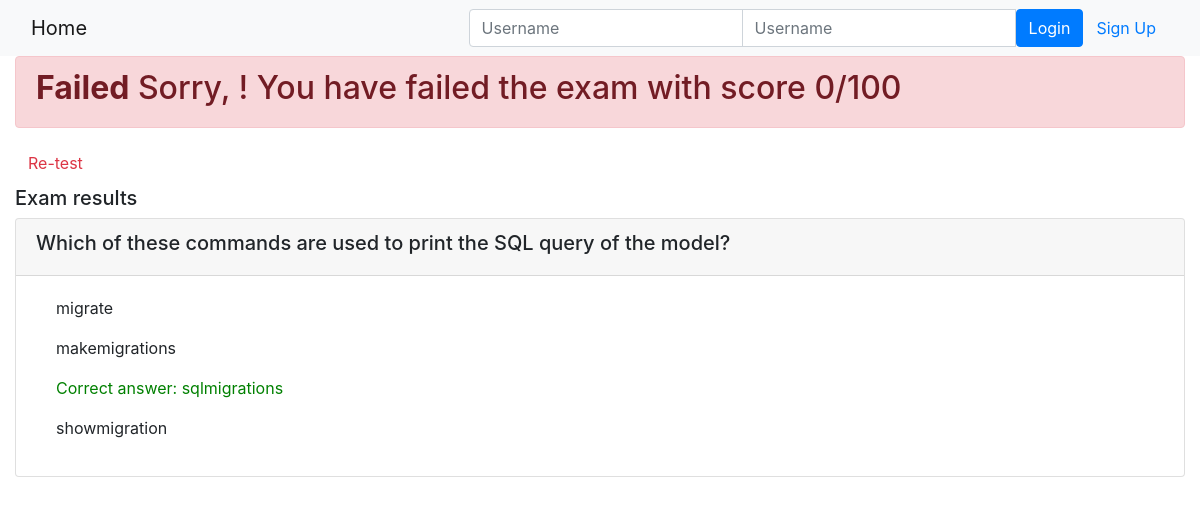
Page /onlinecourse/course/1/submission/1/result/ on the committed database.
### onlinecourse/models.py (models this page shows)
class Question(models.Model):
    course = models.ManyToManyField(Course)
    lesson = models.ForeignKey(Lesson, on_delete=models.CASCADE)
    question_text = models.CharField(max_length=1000)
    grade = models.FloatField()
    def is_get_score(self, selected_ids):
        all_answers = self.choice_set.filter(is_correct=True).count()
        selected_correct = self.choice_set.filter(is_correct=True, id__in=selected_ids).count()
        if all_answers == selected_correct:
            return True
        else:
            return False

class Choice(models.Model):
    question_id = models.ForeignKey(Question, on_delete=models.CASCADE, default=0)
    choice_text = models.CharField(max_length=1000)
    is_correct = models.BooleanField()

### onlinecourse/views.py (the view)
# urls.py: path('course/<int:course_id>/submission/<int:submission_id>/result/', views.show_exam_result,
def show_exam_result(request, course_id, submission_id):
    context = {}
    context['submission'] = []
    all_points = 0
    score = 0
    course = Course.objects.get(pk=course_id)
    submission = Submission.objects.get(pk=submission_id)
    questions = Question.objects.filter(course=course)
    for each in questions:
        all_points += each.grade
        if each.is_get_score(submission.choices.all()):
            score += each.grade
    context['grade'] = int(score / all_points * 100)
    context['course'] = course
    return render(request, 'onlinecourse/exam_result_bootstrap.html', context)

### onlinecourse/templates/onlinecourse/exam_result_bootstrap.html (shortened to what this page needs)
<!DOCTYPE html>
<html lang="en">
<head>
    {% load static %}
    <link rel="stylesheet" href="https://maxcdn.bootstrapcdn.com/bootstrap/4.5.2/css/bootstrap.min.css">
</head>
<body>
<nav class="navbar navbar-light bg-light">
    <div class="container-fluid">
        <div class="navbar-header">
            <a class="navbar-brand" href="{% url 'onlinecourse:index' %}">Home</a>
        </div>
        <ul class="nav navbar-nav navbar-right">
            {% if user.is_authenticated %}
            <li>
                <a class="btn btn-link" href="#">{{ user.first_name }}({{ user.username }})</a>
                <a class="btn btn-link" href="{% url 'onlinecourse:logout' %}">Logout</a>
            </li>
            {% else %}
            <li>
                <form class="form-inline" action="{% url 'onlinecourse:login' %}" method="post">
                    <div class="input-group">
                        <input type="text" class="form-control" placeholder="Username" name="username">
                        <input type="password" class="form-control" placeholder="Username" name="psw">
                        <button class="btn btn-primary" type="submit">Login</button>
                        <a class="btn btn-link" href="{% url 'onlinecourse:registration' %}">Sign Up</a>
                    </div>
                </form>
            </li>
            {% endif %}
        </ul>
    </div>
</nav>
<div class="container-fluid">
    {% if grade > 80 %}
    <div class="alert alert-success">
        <h2><b>Congratulations, {{user.username}}!</b> You have passed the exam with score {{grade}}/100</h2>
    </div>
    {% else %}
    <div class="alert alert-danger">
        <h2><b>Failed</b> Sorry, {{user.username}}! You have failed the exam with score {{grade}}/100</h2>
    </div>
    <a class="btn btn-link text-danger" href="{% url 'onlinecourse:course_details' course.id %}">Re-test</a>
    {% endif %}
    <div class="card-columns-vertical mt-1">
        <h5 class="">Exam results</h5>
        <div class="card mt-1">
            {% for question in course.question_set.all%}
            <div class="card-header"><h5>{{question.question_text}}</h5></div>
            <div class="card-body">
                {% for choice in question.choice_set.all %}
                <div class="form-check">
                    <label class="form-check-label">
                        {% if choice.is_correct %}
                        <p style="color: green;">Correct answer: {{choice.choice_text}}</p>
                        {% else %}
                        <p>{{choice.choice_text}}</p>
                        {% endif %}
                    </label>
                </div>
                {% endfor %}
            </div>
            {% endfor %}
        </div>
    </div>
</div>
</body>
</html>

### rows in the picture
Question: question_text "Which of these commands are used to print the SQL query of the model?"
Choice: choice_text "migrate"
Choice: choice_text "makemigrations"
Choice: choice_text "sqlmigrations"
Choice: choice_text "showmigration"

### other values in the picture
{{ grade }} "0"
